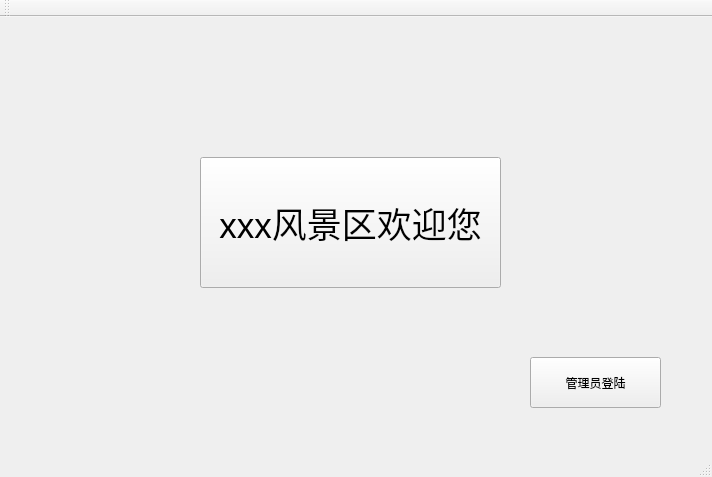
<?xml version="1.0" encoding="UTF-8"?>
<ui version="4.0">
 <class>MainWindow</class>
 <widget class="QMainWindow" name="MainWindow">
  <property name="geometry">
   <rect>
    <x>0</x>
    <y>0</y>
    <width>712</width>
    <height>477</height>
   </rect>
  </property>
  <property name="windowTitle">
   <string>MainWindow</string>
  </property>
  <property name="styleSheet">
   <string notr="true">border-image: url(:/back/res/timg (1).jpg);</string>
  </property>
  <widget class="QWidget" name="centralWidget">
   <widget class="QPushButton" name="pushButton">
    <property name="geometry">
     <rect>
      <x>200</x>
      <y>140</y>
      <width>301</width>
      <height>131</height>
     </rect>
    </property>
    <property name="font">
     <font>
      <family>Arial</family>
      <pointsize>26</pointsize>
     </font>
    </property>
    <property name="text">
     <string>xxx风景区欢迎您</string>
    </property>
   </widget>
   <widget class="QPushButton" name="denglu">
    <property name="geometry">
     <rect>
      <x>530</x>
      <y>340</y>
      <width>131</width>
      <height>51</height>
     </rect>
    </property>
    <property name="text">
     <string>管理员登陆</string>
    </property>
   </widget>
  </widget>
  <widget class="QMenuBar" name="menuBar">
   <property name="geometry">
    <rect>
     <x>0</x>
     <y>0</y>
     <width>712</width>
     <height>23</height>
    </rect>
   </property>
  </widget>
  <widget class="QToolBar" name="mainToolBar">
   <attribute name="toolBarArea">
    <enum>TopToolBarArea</enum>
   </attribute>
   <attribute name="toolBarBreak">
    <bool>false</bool>
   </attribute>
  </widget>
  <widget class="QStatusBar" name="statusBar"/>
 </widget>
 <layoutdefault spacing="6" margin="11"/>
 <resources/>
 <connections/>
</ui>
